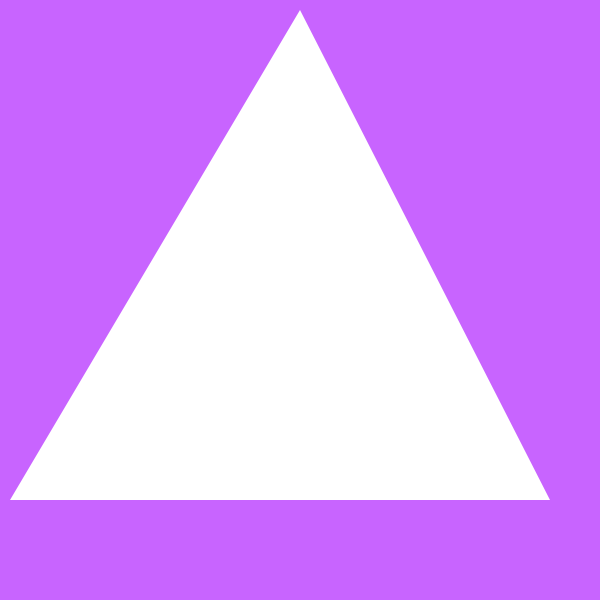
Frame 1 (no input)
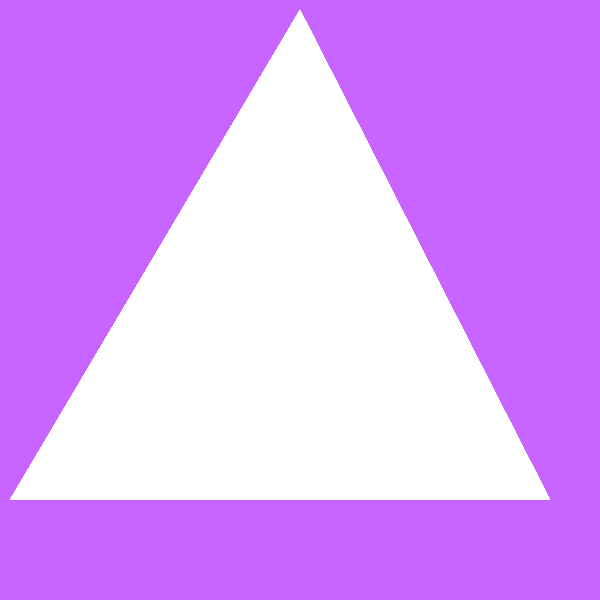
Frame 60 (the mouse pressed at the canvas centre just before this capture)
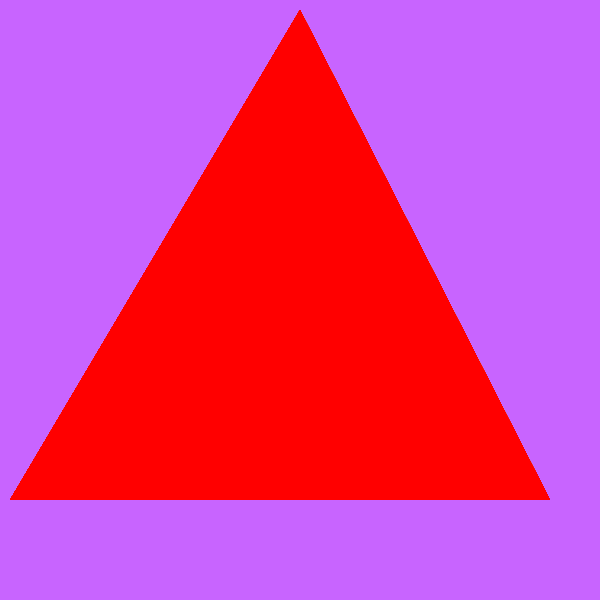
Frame 120 (the mouse held since frame 60 and released just before this capture)

The Processing sketch that drew these frames (run headless with seeded random() and noise(); from frame 60 on, the mouse is pressed at the canvas centre):

// Processing sketch: processing_112560
// ── processing_112560.pde

void setup(){
  size(600,600);
  background(200,100,300);

}
   
void draw(){
  noStroke();
  triangle(300,10,10,500,550,500);
  
if(mousePressed == true){
   fill(255,0,0);
}else{
   fill(255);
}
}
